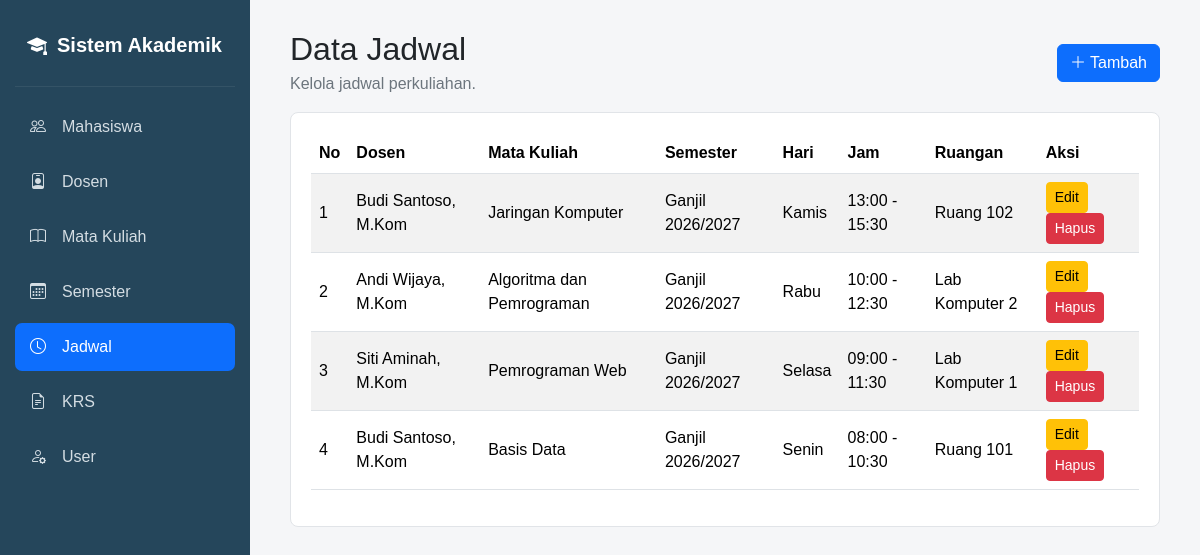
Screenshot of /jadwal/index.php with the database file from the repository.
### tables this page shows
CREATE TABLE `tbl_jadwal` (
  `id_jadwal` int(11) NOT NULL,
  `id_dosen` int(11) NOT NULL,
  `id_matkul` int(11) NOT NULL,
  `id_semester` int(11) NOT NULL,
  `hari` varchar(20) NOT NULL,
  `jam_mulai` time NOT NULL,
  `jam_selesai` time NOT NULL,
  `ruangan` varchar(20) NOT NULL
);

CREATE TABLE `tbl_dosen` (
  `id_dosen` int(11) NOT NULL,
  `nidn` varchar(20) NOT NULL,
  `nama_dosen` varchar(100) NOT NULL,
  `jenis_kelamin` enum('L','P') DEFAULT NULL,
  `alamat` varchar(200) DEFAULT NULL,
  `no_telp` varchar(20) DEFAULT NULL
);

CREATE TABLE `tbl_matkul` (
  `id_matkul` int(11) NOT NULL,
  `kode_matkul` varchar(20) NOT NULL,
  `nama_matkul` varchar(100) NOT NULL,
  `sks` int(11) NOT NULL
);

CREATE TABLE `tbl_semester` (
  `id_semester` int(11) NOT NULL,
  `nama_semester` varchar(50) NOT NULL,
  `tahun_ajaran` varchar(20) NOT NULL
);

### jadwal/index.php (the view, shortened to what this page needs)
<?php
require_once "../config/database.php";
$currentMenu = "jadwal";
$limit = 5;
$page = isset($_GET['page']) ? (int) $_GET['page'] : 1;
$offset = ($page - 1) * $limit;
$sql = "
SELECT j.*, d.nama_dosen, m.nama_matkul, s.nama_semester, s.tahun_ajaran
FROM tbl_jadwal j
JOIN tbl_dosen d ON j.id_dosen = d.id_dosen
JOIN tbl_matkul m ON j.id_matkul = m.id_matkul
JOIN tbl_semester s ON j.id_semester = s.id_semester
ORDER BY j.id_jadwal DESC
LIMIT $limit OFFSET $offset
";
$data = mysqli_query($conn, $sql);
include "../header.php";
include "../sidebar.php";
?>
<div class="d-flex justify-content-between align-items-center mb-3">
    <div>
        <h2 class="mb-1">Data Jadwal</h2>
        <p class="text-secondary mb-0">Kelola jadwal perkuliahan.</p>
    </div>
    <a href="tambah.php" class="btn btn-primary"><i class="bi bi-plus-lg"></i> Tambah</a>
</div>
<div class="card-simple">
<div class="table-responsive">
<table class="table table-striped align-middle">
<thead>
<tr>
    <th>No</th>
    <th>Dosen</th>
    <th>Mata Kuliah</th>
    <th>Semester</th>
    <th>Hari</th>
    <th>Jam</th>
    <th>Ruangan</th>
    <th>Aksi</th>
</tr>
</thead>
<tbody>
<?php $no=$offset+1; while($row=mysqli_fetch_assoc($data)): ?>
<tr>
    <td><?= $no++; ?></td>
    <td><?= htmlspecialchars($row['nama_dosen']); ?></td>
    <td><?= htmlspecialchars($row['nama_matkul']); ?></td>
    <td><?= htmlspecialchars($row['nama_semester']." ".$row['tahun_ajaran']); ?></td>
    <td><?= htmlspecialchars($row['hari']); ?></td>
    <td><?= htmlspecialchars(substr($row['jam_mulai'],0,5)." - ".substr($row['jam_selesai'],0,5)); ?></td>
    <td><?= htmlspecialchars($row['ruangan']); ?></td>
    <td>
        <a href="edit.php?id=<?= $row['id_jadwal']; ?>" class="btn btn-warning btn-sm">Edit</a>
        <a href="hapus.php?id=<?= $row['id_jadwal']; ?>" class="btn btn-danger btn-sm" onclick="return confirm('Hapus data?')">Hapus</a>
    </td>
</tr>
<?php endwhile; ?>
</tbody>
</table>
</div>
</div>
<?php include "../footer.php"; ?>

### header.php (shortened to what this page needs)
<!DOCTYPE html>
<html lang="id">
<head>
    <link href="https://cdn.jsdelivr.net/npm/bootstrap@5.3.3/dist/css/bootstrap.min.css" rel="stylesheet">
    <link rel="stylesheet" href="https://cdn.jsdelivr.net/npm/bootstrap-icons@1.11.3/font/bootstrap-icons.min.css">
    <link rel="stylesheet" href="/akademik/assets/css/style.css">
</head>
<body>
<div class="d-flex">

### sidebar.php
<?php
$current = $currentMenu ?? '';
?>
<aside class="sidebar">
    <div class="sidebar-brand">
        <i class="bi bi-mortarboard-fill"></i>
        <span>Sistem Akademik</span>
    </div>
    <hr>
    <nav>
        <a href="/akademik/mahasiswa/index.php" class="<?= $current === 'mahasiswa' ? 'active' : ''; ?>">
            <i class="bi bi-people"></i> Mahasiswa
        </a>
        <a href="/akademik/dosen/index.php" class="<?= $current === 'dosen' ? 'active' : ''; ?>">
            <i class="bi bi-person-badge"></i> Dosen
        </a>
        <a href="/akademik/matkul/index.php" class="<?= $current === 'matkul' ? 'active' : ''; ?>">
            <i class="bi bi-book"></i> Mata Kuliah
        </a>
        <a href="/akademik/semester/index.php" class="<?= $current === 'semester' ? 'active' : ''; ?>">
            <i class="bi bi-calendar3"></i> Semester
        </a>
        <a href="/akademik/jadwal/index.php" class="<?= $current === 'jadwal' ? 'active' : ''; ?>">
            <i class="bi bi-clock"></i> Jadwal
        </a>
        <a href="/akademik/krs/index.php" class="<?= $current === 'krs' ? 'active' : ''; ?>">
            <i class="bi bi-file-earmark-text"></i> KRS
        </a>
        <a href="/akademik/user/index.php" class="<?= $current === 'user' ? 'active' : ''; ?>">
            <i class="bi bi-person-gear"></i> User
        </a>
    </nav>
</aside>
<main class="main-content">

### footer.php (shortened to what this page needs)
</main>
</div>
</body>
</html>

### assets/css/style.css (style rules this page uses)
body { margin: 0; background: #f5f6f8; font-family: Arial, sans-serif; }
.sidebar { width: 250px; min-height: 100vh; background: #25465b; position: fixed; top: 0; left: 0; padding: 20px 15px; }
.sidebar-brand { color: #fff; font-size: 20px; font-weight: 700; padding: 10px 12px; display: flex; gap: 10px; align-items: center; }
.sidebar hr { border-color: #607888; }
.sidebar nav a { display: flex; align-items: center; gap: 12px; color: #d4dde3; text-decoration: none; padding: 12px 15px; margin-bottom: 7px; border-radius: 7px; }
.sidebar nav a:hover, .sidebar nav a.active { background: #0d6efd; color: #fff; }
.sidebar nav a i { width: 20px; }
.main-content { margin-left: 250px; width: calc(100% - 250px); padding: 30px 40px; }
.card-simple { background: #fff; border: 1px solid #e1e4e8; border-radius: 8px; padding: 20px; }
.table th { white-space: nowrap; }

### rows the page displays
tbl_jadwal: id_dosen.nama_dosen "Budi Santoso, M.Kom", id_matkul.nama_matkul "Jaringan Komputer", id_semester.tahun_ajaran "Ganjil 2026/2027", hari "Kamis", jam_mulai+jam_selesai "13:00 - 15:30", ruangan "Ruang 102"
tbl_jadwal: id_dosen.nama_dosen "Andi Wijaya, M.Kom", id_matkul.nama_matkul "Algoritma dan Pemrograman", id_semester.tahun_ajaran "Ganjil 2026/2027", hari "Rabu", jam_mulai+jam_selesai "10:00 - 12:30", ruangan "Lab Komputer 2"
tbl_jadwal: id_dosen.nama_dosen "Siti Aminah, M.Kom", id_matkul.nama_matkul "Pemrograman Web", id_semester.tahun_ajaran "Ganjil 2026/2027", hari "Selasa", jam_mulai+jam_selesai "09:00 - 11:30", ruangan "Lab Komputer 1"
tbl_jadwal: id_dosen.nama_dosen "Budi Santoso, M.Kom", id_matkul.nama_matkul "Basis Data", id_semester.tahun_ajaran "Ganjil 2026/2027", hari "Senin", jam_mulai+jam_selesai "08:00 - 10:30", ruangan "Ruang 101"
